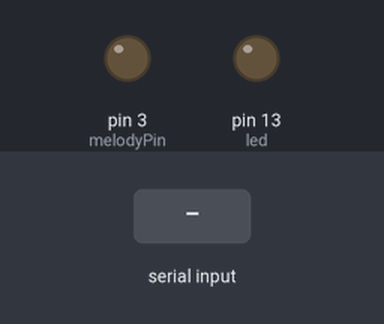
Bench run of a sketch on a simulated Arduino Uno, built with avr-gcc and run on an emulated ATmega328P. On the bench: output pins drawn as LEDs (lit = HIGH). Inputs (shaded band) come from the test bench.

Above: at 1.2 s.
1.3 s: "2" received over Serial
Timing chart, 0 to 13.3 s (numbered marks = the images above; inputs shaded):
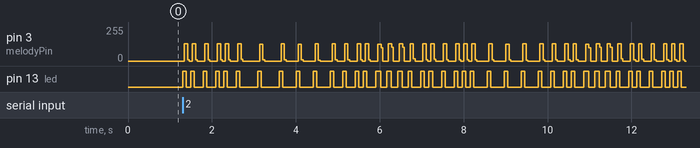

The sketch:

RPi_arduino.ino
```cpp
int led = 13;

#define NOTE_B0  31
#define NOTE_C1  33
#define NOTE_CS1 35
#define NOTE_D1  37
#define NOTE_DS1 39
#define NOTE_E1  41
#define NOTE_F1  44
#define NOTE_FS1 46
#define NOTE_G1  49
#define NOTE_GS1 52
#define NOTE_A1  55
#define NOTE_AS1 58
#define NOTE_B1  62
#define NOTE_C2  65
#define NOTE_CS2 69
#define NOTE_D2  73
#define NOTE_DS2 78
#define NOTE_E2  82
#define NOTE_F2  87
#define NOTE_FS2 93
#define NOTE_G2  98
#define NOTE_GS2 104
#define NOTE_A2  110
#define NOTE_AS2 117
#define NOTE_B2  123
#define NOTE_C3  131
#define NOTE_CS3 139
#define NOTE_D3  147
#define NOTE_DS3 156
#define NOTE_E3  165
#define NOTE_F3  175
#define NOTE_FS3 185
#define NOTE_G3  196
#define NOTE_GS3 208
#define NOTE_A3  220
#define NOTE_AS3 233
#define NOTE_B3  247
#define NOTE_C4  262
#define NOTE_CS4 277
#define NOTE_D4  294
#define NOTE_DS4 311
#define NOTE_E4  330
#define NOTE_F4  349
#define NOTE_FS4 370
#define NOTE_G4  392
#define NOTE_GS4 415
#define NOTE_A4  440
#define NOTE_AS4 466
#define NOTE_B4  494
#define NOTE_C5  523
#define NOTE_CS5 554
#define NOTE_D5  587
#define NOTE_DS5 622
#define NOTE_E5  659
#define NOTE_F5  698
#define NOTE_FS5 740
#define NOTE_G5  784
#define NOTE_GS5 831
#define NOTE_A5  880
#define NOTE_AS5 932
#define NOTE_B5  988
#define NOTE_C6  1047
#define NOTE_CS6 1109
#define NOTE_D6  1175
#define NOTE_DS6 1245
#define NOTE_E6  1319
#define NOTE_F6  1397
#define NOTE_FS6 1480
#define NOTE_G6  1568
#define NOTE_GS6 1661
#define NOTE_A6  1760
#define NOTE_AS6 1865
#define NOTE_B6  1976
#define NOTE_C7  2093
#define NOTE_CS7 2217
#define NOTE_D7  2349
#define NOTE_DS7 2489
#define NOTE_E7  2637
#define NOTE_F7  2794
#define NOTE_FS7 2960
#define NOTE_G7  3136
#define NOTE_GS7 3322
#define NOTE_A7  3520
#define NOTE_AS7 3729
#define NOTE_B7  3951
#define NOTE_C8  4186
#define NOTE_CS8 4435
#define NOTE_D8  4699
#define NOTE_DS8 4978

#define melodyPin 3
//Mario main theme melody
int melody[] = {
  NOTE_E7, NOTE_E7, 0, NOTE_E7,
  0, NOTE_C7, NOTE_E7, 0,
  NOTE_G7, 0, 0,  0,
  NOTE_G6, 0, 0, 0,

  NOTE_C7, 0, 0, NOTE_G6,
  0, 0, NOTE_E6, 0,
  0, NOTE_A6, 0, NOTE_B6,
  0, NOTE_AS6, NOTE_A6, 0,

  NOTE_G6, NOTE_E7, NOTE_G7,
  NOTE_A7, 0, NOTE_F7, NOTE_G7,
  0, NOTE_E7, 0, NOTE_C7,
  NOTE_D7, NOTE_B6, 0, 0,

  NOTE_C7, 0, 0, NOTE_G6,
  0, 0, NOTE_E6, 0,
  0, NOTE_A6, 0, NOTE_B6,
  0, NOTE_AS6, NOTE_A6, 0,

  NOTE_G6, NOTE_E7, NOTE_G7,
  NOTE_A7, 0, NOTE_F7, NOTE_G7,
  0, NOTE_E7, 0, NOTE_C7,
  NOTE_D7, NOTE_B6, 0, 0
};

//Mario main them tempo
int tempo[] = {
  12, 12, 12, 12,
  12, 12, 12, 12,
  12, 12, 12, 12,
  12, 12, 12, 12,

  12, 12, 12, 12,
  12, 12, 12, 12,
  12, 12, 12, 12,
  12, 12, 12, 12,

  9, 9, 9,
  12, 12, 12, 12,
  12, 12, 12, 12,
  12, 12, 12, 12,

  12, 12, 12, 12,
  12, 12, 12, 12,
  12, 12, 12, 12,
  12, 12, 12, 12,

  9, 9, 9,
  12, 12, 12, 12,
  12, 12, 12, 12,
  12, 12, 12, 12,
};

void setup() {
  pinMode(led, OUTPUT);
  pinMode(3, OUTPUT);
  Serial.begin(9600);
}

void loop() {
  if (Serial.available()) {
    char stat = Serial.read();
    if (stat == '1') {
      digitalWrite(led, HIGH);
    } else if (stat == '0') {
      digitalWrite(led, LOW);
    } else if (stat == '2') {
      sing(1); }
  }
}

int song = 0;

void sing(int s) {
  // iterate over the notes of the melody:
  int size = sizeof(melody) / sizeof(int);
  for (int thisNote = 0; thisNote < size; thisNote++) {

    // to calculate the note duration, take one second
    // divided by the note type.
    //e.g. quarter note = 1000 / 4, eighth note = 1000/8, etc.
    int noteDuration = 1000 / tempo[thisNote];

    buzz(melodyPin, melody[thisNote], noteDuration);

    // to distinguish the notes, set a minimum time between them.
    // the note's duration + 30% seems to work well:
    int pauseBetweenNotes = noteDuration * 1.30;
    delay(pauseBetweenNotes);

    // stop the tone playing:
    buzz(melodyPin, 0, noteDuration);

  }
}

void buzz(int targetPin, long frequency, long length) {
  digitalWrite(13, HIGH);
  long delayValue = 1000000 / frequency / 2; // calculate the delay value between transitions
  //// 1 second's worth of microseconds, divided by the frequency, then split in half since
  //// there are two phases to each cycle
  long numCycles = frequency * length / 1000; // calculate the number of cycles for proper timing
  //// multiply frequency, which is really cycles per second, by the number of seconds to
  //// get the total number of cycles to produce
  for (long i = 0; i < numCycles; i++) { // for the calculated length of time...
    digitalWrite(targetPin, HIGH); // write the buzzer pin high to push out the diaphram
    delayMicroseconds(delayValue); // wait for the calculated delay value
    digitalWrite(targetPin, LOW); // write the buzzer pin low to pull back the diaphram
    delayMicroseconds(delayValue); // wait again or the calculated delay value
  }
  digitalWrite(13, LOW);

}
```
